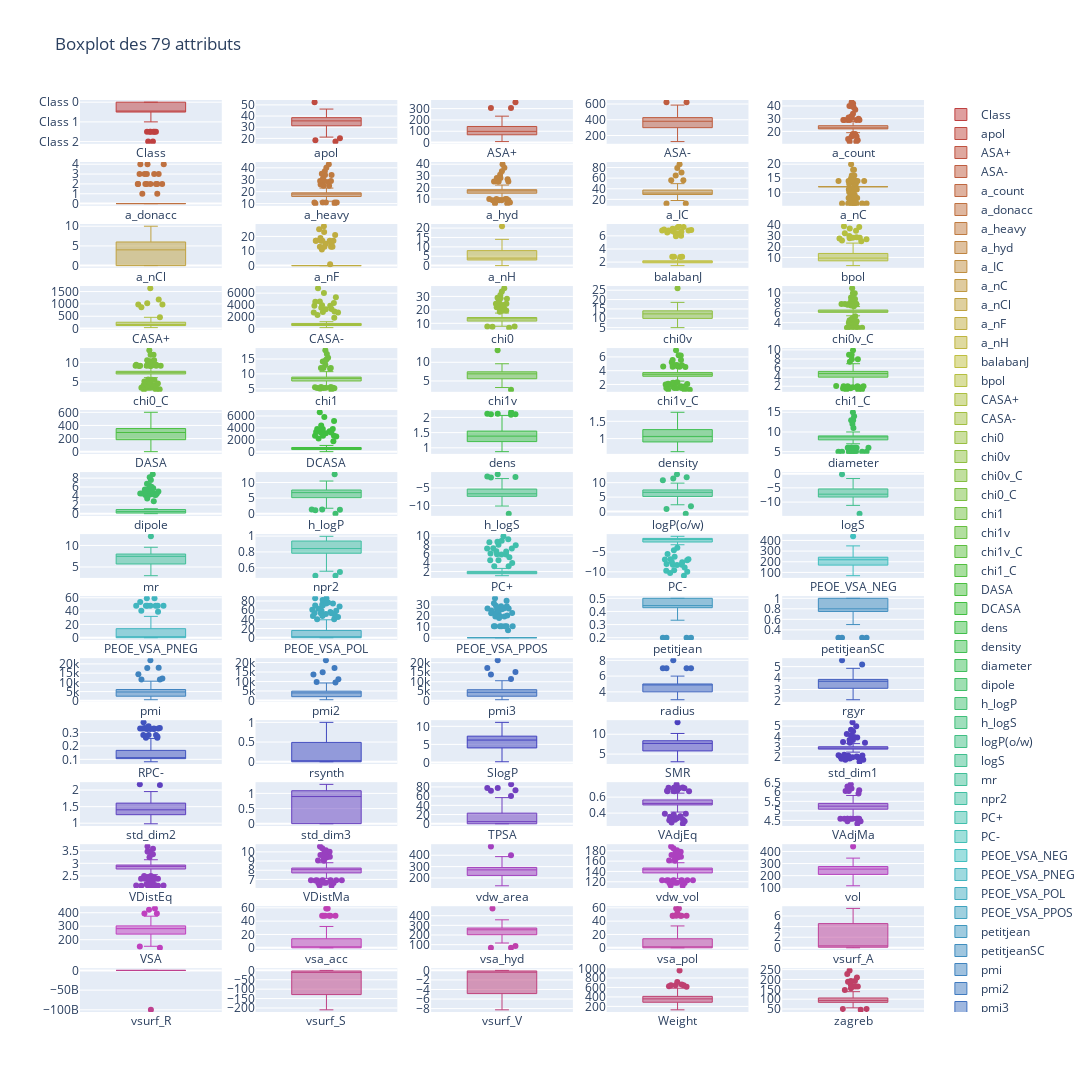

The cell this chart's notebook holds for it:
### Markdown cell above
**Traitement des valeurs aberrantes** \
Nous avons décidé de traiter les valeurs aberrantes avant de procéder à l'imputation. L'imputation se fera à partir dun modèle construit sur les données, elles doivent donc être nettoyées avant.

### Code cell
# Nous allons utiliser plusieurs des subplots pour l'affichage des boxplots
# Puisque les données ont étés normalisées, leur boxplot n'ont pas l'échelle,
# d'où une volonté de els séparer
fig = make_subplots(rows=15, cols=5)
all_attributes = list(data.columns)
c = ['hsl('+str(h)+',50%'+',50%)' for h in np.linspace(0, 360, 79)]
# Index qu'on utilisera pour s'assurer qu'on ne sera pas or index
ind = 0

for row in range(1,16):
    for col in range(1,6):
        fig.add_trace(go.Box(
            y=data[all_attributes[ind]],
            name=all_attributes[ind],
            jitter=0.5,
            whiskerwidth=0.2,
            marker_color=c[ind],
            line_width=1),
            row =row,col=col
            )
        ind += 1
        if ind == 79:
            break

fig.update_layout(height=3000, width=1200, title_text="Boxplot des 79 attributs")
fig.show()

### Figure 1 — Plotly figure (JSON) as saved in the notebook; plotly's stock layout.template omitted (floating-point values rounded to 4 significant figures; data arrays with more than 128 entries replaced by an {"elided": "..."} marker saying what was removed)
{"data": [{"jitter": 0.5, "line": {"width": 1}, "marker": {"color": "hsl(0.0,50%,50%)"}, "name": "Class", "type": "box", "whiskerwidth": 0.2, "xaxis": "x", "y": {"elided": "132 str values"}, "yaxis": "y"}, {"jitter": 0.5, "line": {"width": 1}, "marker": {"color": "hsl(4.615384615384615,50%,50%)"}, "name": "apol", "type": "box", "whiskerwidth": 0.2, "xaxis": "x2", "y": {"elided": "132 float values"}, "yaxis": "y2"}, {"jitter": 0.5, "line": {"width": 1}, "marker": {"color": "hsl(9.23076923076923,50%,50%)"}, "name": "ASA+", "type": "box", "whiskerwidth": 0.2, "xaxis": "x3", "y": {"elided": "132 float values"}, "yaxis": "y3"}, {"jitter": 0.5, "line": {"width": 1}, "marker": {"color": "hsl(13.846153846153845,50%,50%)"}, "name": "ASA-", "type": "box", "whiskerwidth": 0.2, "xaxis": "x4", "y": {"elided": "132 float values"}, "yaxis": "y4"}, {"jitter": 0.5, "line": {"width": 1}, "marker": {"color": "hsl(18.46153846153846,50%,50%)"}, "name": "a_count", "type": "box", "whiskerwidth": 0.2, "xaxis": "x5", "y": {"elided": "132 int values"}, "yaxis": "y5"}, {"jitter": 0.5, "line": {"width": 1}, "marker": {"color": "hsl(23.076923076923073,50%,50%)"}, "name": "a_donacc", "type": "box", "whiskerwidth": 0.2, "xaxis": "x6", "y": {"elided": "132 int values"}, "yaxis": "y6"}, {"jitter": 0.5, "line": {"width": 1}, "marker": {"color": "hsl(27.69230769230769,50%,50%)"}, "name": "a_heavy", "type": "box", "whiskerwidth": 0.2, "xaxis": "x7", "y": {"elided": "132 int values"}, "yaxis": "y7"}, {"jitter": 0.5, "line": {"width": 1}, "marker": {"color": "hsl(32.30769230769231,50%,50%)"}, "name": "a_hyd", "type": "box", "whiskerwidth": 0.2, "xaxis": "x8", "y": {"elided": "132 int values"}, "yaxis": "y8"}, {"jitter": 0.5, "line": {"width": 1}, "marker": {"color": "hsl(36.92307692307692,50%,50%)"}, "name": "a_IC", "type": "box", "whiskerwidth": 0.2, "xaxis": "x9", "y": {"elided": "132 float values"}, "yaxis": "y9"}, {"jitter": 0.5, "line": {"width": 1}, "marker": {"color": "hsl(41.53846153846153,50%,50%)"}, "name": "a_nC", "type": "box", "whiskerwidth": 0.2, "xaxis": "x10", "y": {"elided": "132 int values"}, "yaxis": "y10"}, {"jitter": 0.5, "line": {"width": 1}, "marker": {"color": "hsl(46.153846153846146,50%,50%)"}, "name": "a_nCl", "type": "box", "whiskerwidth": 0.2, "xaxis": "x11", "y": {"elided": "132 int values"}, "yaxis": "y11"}, {"jitter": 0.5, "line": {"width": 1}, "marker": {"color": "hsl(50.76923076923077,50%,50%)"}, "name": "a_nF", "type": "box", "whiskerwidth": 0.2, "xaxis": "x12", "y": {"elided": "132 int values"}, "yaxis": "y12"}, {"jitter": 0.5, "line": {"width": 1}, "marker": {"color": "hsl(55.38461538461538,50%,50%)"}, "name": "a_nH", "type": "box", "whiskerwidth": 0.2, "xaxis": "x13", "y": {"elided": "132 int values"}, "yaxis": "y13"}, {"jitter": 0.5, "line": {"width": 1}, "marker": {"color": "hsl(59.99999999999999,50%,50%)"}, "name": "balabanJ", "type": "box", "whiskerwidth": 0.2, "xaxis": "x14", "y": {"elided": "132 float values"}, "yaxis": "y14"}, {"jitter": 0.5, "line": {"width": 1}, "marker": {"color": "hsl(64.61538461538461,50%,50%)"}, "name": "bpol", "type": "box", "whiskerwidth": 0.2, "xaxis": "x15", "y": {"elided": "132 float values"}, "yaxis": "y15"}, {"jitter": 0.5, "line": {"width": 1}, "marker": {"color": "hsl(69.23076923076923,50%,50%)"}, "name": "CASA+", "type": "box", "whiskerwidth": 0.2, "xaxis": "x16", "y": {"elided": "132 float values"}, "yaxis": "y16"}, {"jitter": 0.5, "line": {"width": 1}, "marker": {"color": "hsl(73.84615384615384,50%,50%)"}, "name": "CASA-", "type": "box", "whiskerwidth": 0.2, "xaxis": "x17", "y": {"elided": "132 float values"}, "yaxis": "y17"}, {"jitter": 0.5, "line": {"width": 1}, "marker": {"color": "hsl(78.46153846153845,50%,50%)"}, "name": "chi0", "type": "box", "whiskerwidth": 0.2, "xaxis": "x18", "y": {"elided": "132 float values"}, "yaxis": "y18"}, {"jitter": 0.5, "line": {"width": 1}, "marker": {"color": "hsl(83.07692307692307,50%,50%)"}, "name": "chi0v", "type": "box", "whiskerwidth": 0.2, "xaxis": "x19", "y": {"elided": "132 float values"}, "yaxis": "y19"}, {"jitter": 0.5, "line": {"width": 1}, "marker": {"color": "hsl(87.69230769230768,50%,50%)"}, "name": "chi0v_C", "type": "box", "whiskerwidth": 0.2, "xaxis": "x20", "y": {"elided": "132 float values"}, "yaxis": "y20"}, {"jitter": 0.5, "line": {"width": 1}, "marker": {"color": "hsl(92.30769230769229,50%,50%)"}, "name": "chi0_C", "type": "box", "whiskerwidth": 0.2, "xaxis": "x21", "y": {"elided": "132 float values"}, "yaxis": "y21"}, {"jitter": 0.5, "line": {"width": 1}, "marker": {"color": "hsl(96.92307692307692,50%,50%)"}, "name": "chi1", "type": "box", "whiskerwidth": 0.2, "xaxis": "x22", "y": {"elided": "132 float values"}, "yaxis": "y22"}, {"jitter": 0.5, "line": {"width": 1}, "marker": {"color": "hsl(101.53846153846153,50%,50%)"}, "name": "chi1v", "type": "box", "whiskerwidth": 0.2, "xaxis": "x23", "y": {"elided": "132 float values"}, "yaxis": "y23"}, {"jitter": 0.5, "line": {"width": 1}, "marker": {"color": "hsl(106.15384615384615,50%,50%)"}, "name": "chi1v_C", "type": "box", "whiskerwidth": 0.2, "xaxis": "x24", "y": {"elided": "132 float values"}, "yaxis": "y24"}, {"jitter": 0.5, "line": {"width": 1}, "marker": {"color": "hsl(110.76923076923076,50%,50%)"}, "name": "chi1_C", "type": "box", "whiskerwidth": 0.2, "xaxis": "x25", "y": {"elided": "132 float values"}, "yaxis": "y25"}, {"jitter": 0.5, "line": {"width": 1}, "marker": {"color": "hsl(115.38461538461537,50%,50%)"}, "name": "DASA", "type": "box", "whiskerwidth": 0.2, "xaxis": "x26", "y": {"elided": "132 float values"}, "yaxis": "y26"}, {"jitter": 0.5, "line": {"width": 1}, "marker": {"color": "hsl(119.99999999999999,50%,50%)"}, "name": "DCASA", "type": "box", "whiskerwidth": 0.2, "xaxis": "x27", "y": {"elided": "132 float values"}, "yaxis": "y27"}, {"jitter": 0.5, "line": {"width": 1}, "marker": {"color": "hsl(124.6153846153846,50%,50%)"}, "name": "dens", "type": "box", "whiskerwidth": 0.2, "xaxis": "x28", "y": {"elided": "132 float values"}, "yaxis": "y28"}, {"jitter": 0.5, "line": {"width": 1}, "marker": {"color": "hsl(129.23076923076923,50%,50%)"}, "name": "density", "type": "box", "whiskerwidth": 0.2, "xaxis": "x29", "y": {"elided": "132 float values"}, "yaxis": "y29"}, {"jitter": 0.5, "line": {"width": 1}, "marker": {"color": "hsl(133.84615384615384,50%,50%)"}, "name": "diameter", "type": "box", "whiskerwidth": 0.2, "xaxis": "x30", "y": {"elided": "132 int values"}, "yaxis": "y30"}, {"jitter": 0.5, "line": {"width": 1}, "marker": {"color": "hsl(138.46153846153845,50%,50%)"}, "name": "dipole", "type": "box", "whiskerwidth": 0.2, "xaxis": "x31", "y": {"elided": "132 float values"}, "yaxis": "y31"}, {"jitter": 0.5, "line": {"width": 1}, "marker": {"color": "hsl(143.07692307692307,50%,50%)"}, "name": "h_logP", "type": "box", "whiskerwidth": 0.2, "xaxis": "x32", "y": {"elided": "132 float values"}, "yaxis": "y32"}, {"jitter": 0.5, "line": {"width": 1}, "marker": {"color": "hsl(147.69230769230768,50%,50%)"}, "name": "h_logS", "type": "box", "whiskerwidth": 0.2, "xaxis": "x33", "y": {"elided": "132 float values"}, "yaxis": "y33"}, {"jitter": 0.5, "line": {"width": 1}, "marker": {"color": "hsl(152.3076923076923,50%,50%)"}, "name": "logP(o/w)", "type": "box", "whiskerwidth": 0.2, "xaxis": "x34", "y": {"elided": "132 float values"}, "yaxis": "y34"}, {"jitter": 0.5, "line": {"width": 1}, "marker": {"color": "hsl(156.9230769230769,50%,50%)"}, "name": "logS", "type": "box", "whiskerwidth": 0.2, "xaxis": "x35", "y": {"elided": "132 float values"}, "yaxis": "y35"}, {"jitter": 0.5, "line": {"width": 1}, "marker": {"color": "hsl(161.53846153846152,50%,50%)"}, "name": "mr", "type": "box", "whiskerwidth": 0.2, "xaxis": "x36", "y": {"elided": "132 float values"}, "yaxis": "y36"}, {"jitter": 0.5, "line": {"width": 1}, "marker": {"color": "hsl(166.15384615384613,50%,50%)"}, "name": "npr2", "type": "box", "whiskerwidth": 0.2, "xaxis": "x37", "y": {"elided": "132 float values"}, "yaxis": "y37"}, {"jitter": 0.5, "line": {"width": 1}, "marker": {"color": "hsl(170.76923076923075,50%,50%)"}, "name": "PC+", "type": "box", "whiskerwidth": 0.2, "xaxis": "x38", "y": {"elided": "132 float values"}, "yaxis": "y38"}, {"jitter": 0.5, "line": {"width": 1}, "marker": {"color": "hsl(175.38461538461536,50%,50%)"}, "name": "PC-", "type": "box", "whiskerwidth": 0.2, "xaxis": "x39", "y": {"elided": "132 float values"}, "yaxis": "y39"}, {"jitter": 0.5, "line": {"width": 1}, "marker": {"color": "hsl(179.99999999999997,50%,50%)"}, "name": "PEOE_VSA_NEG", "type": "box", "whiskerwidth": 0.2, "xaxis": "x40", "y": {"elided": "132 float values"}, "yaxis": "y40"}, {"jitter": 0.5, "line": {"width": 1}, "marker": {"color": "hsl(184.61538461538458,50%,50%)"}, "name": "PEOE_VSA_PNEG", "type": "box", "whiskerwidth": 0.2, "xaxis": "x41", "y": {"elided": "132 float values"}, "yaxis": "y41"}, {"jitter": 0.5, "line": {"width": 1}, "marker": {"color": "hsl(189.23076923076923,50%,50%)"}, "name": "PEOE_VSA_POL", "type": "box", "whiskerwidth": 0.2, "xaxis": "x42", "y": {"elided": "132 float values"}, "yaxis": "y42"}, {"jitter": 0.5, "line": {"width": 1}, "marker": {"color": "hsl(193.84615384615384,50%,50%)"}, "name": "PEOE_VSA_PPOS", "type": "box", "whiskerwidth": 0.2, "xaxis": "x43", "y": {"elided": "132 float values"}, "yaxis": "y43"}, {"jitter": 0.5, "line": {"width": 1}, "marker": {"color": "hsl(198.46153846153845,50%,50%)"}, "name": "petitjean", "type": "box", "whiskerwidth": 0.2, "xaxis": "x44", "y": {"elided": "132 float values"}, "yaxis": "y44"}, {"jitter": 0.5, "line": {"width": 1}, "marker": {"color": "hsl(203.07692307692307,50%,50%)"}, "name": "petitjeanSC", "type": "box", "whiskerwidth": 0.2, "xaxis": "x45", "y": {"elided": "132 float values"}, "yaxis": "y45"}, {"jitter": 0.5, "line": {"width": 1}, "marker": {"color": "hsl(207.69230769230768,50%,50%)"}, "name": "pmi", "type": "box", "whiskerwidth": 0.2, "xaxis": "x46", "y": {"elided": "132 float values"}, "yaxis": "y46"}, {"jitter": 0.5, "line": {"width": 1}, "marker": {"color": "hsl(212.3076923076923,50%,50%)"}, "name": "pmi2", "type": "box", "whiskerwidth": 0.2, "xaxis": "x47", "y": {"elided": "132 float values"}, "yaxis": "y47"}, {"jitter": 0.5, "line": {"width": 1}, "marker": {"color": "hsl(216.9230769230769,50%,50%)"}, "name": "pmi3", "type": "box", "whiskerwidth": 0.2, "xaxis": "x48", "y": {"elided": "132 float values"}, "yaxis": "y48"}, {"jitter": 0.5, "line": {"width": 1}, "marker": {"color": "hsl(221.53846153846152,50%,50%)"}, "name": "radius", "type": "box", "whiskerwidth": 0.2, "xaxis": "x49", "y": {"elided": "132 int values"}, "yaxis": "y49"}, {"jitter": 0.5, "line": {"width": 1}, "marker": {"color": "hsl(226.15384615384613,50%,50%)"}, "name": "rgyr", "type": "box", "whiskerwidth": 0.2, "xaxis": "x50", "y": {"elided": "132 float values"}, "yaxis": "y50"}, {"jitter": 0.5, "line": {"width": 1}, "marker": {"color": "hsl(230.76923076923075,50%,50%)"}, "name": "RPC-", "type": "box", "whiskerwidth": 0.2, "xaxis": "x51", "y": {"elided": "132 float values"}, "yaxis": "y51"}, {"jitter": 0.5, "line": {"width": 1}, "marker": {"color": "hsl(235.38461538461536,50%,50%)"}, "name": "rsynth", "type": "box", "whiskerwidth": 0.2, "xaxis": "x52", "y": {"elided": "132 float values"}, "yaxis": "y52"}, {"jitter": 0.5, "line": {"width": 1}, "marker": {"color": "hsl(239.99999999999997,50%,50%)"}, "name": "SlogP", "type": "box", "whiskerwidth": 0.2, "xaxis": "x53", "y": {"elided": "132 float values"}, "yaxis": "y53"}, {"jitter": 0.5, "line": {"width": 1}, "marker": {"color": "hsl(244.61538461538458,50%,50%)"}, "name": "SMR", "type": "box", "whiskerwidth": 0.2, "xaxis": "x54", "y": {"elided": "132 float values"}, "yaxis": "y54"}, {"jitter": 0.5, "line": {"width": 1}, "marker": {"color": "hsl(249.2307692307692,50%,50%)"}, "name": "std_dim1", "type": "box", "whiskerwidth": 0.2, "xaxis": "x55", "y": {"elided": "132 float values"}, "yaxis": "y55"}, {"jitter": 0.5, "line": {"width": 1}, "marker": {"color": "hsl(253.8461538461538,50%,50%)"}, "name": "std_dim2", "type": "box", "whiskerwidth": 0.2, "xaxis": "x56", "y": {"elided": "132 float values"}, "yaxis": "y56"}, {"jitter": 0.5, "line": {"width": 1}, "marker": {"color": "hsl(258.46153846153845,50%,50%)"}, "name": "std_dim3", "type": "box", "whiskerwidth": 0.2, "xaxis": "x57", "y": {"elided": "132 float values"}, "yaxis": "y57"}, {"jitter": 0.5, "line": {"width": 1}, "marker": {"color": "hsl(263.07692307692304,50%,50%)"}, "name": "TPSA", "type": "box", "whiskerwidth": 0.2, "xaxis": "x58", "y": {"elided": "132 float values"}, "yaxis": "y58"}, {"jitter": 0.5, "line": {"width": 1}, "marker": {"color": "hsl(267.6923076923077,50%,50%)"}, "name": "VAdjEq", "type": "box", "whiskerwidth": 0.2, "xaxis": "x59", "y": {"elided": "132 float values"}, "yaxis": "y59"}, {"jitter": 0.5, "line": {"width": 1}, "marker": {"color": "hsl(272.30769230769226,50%,50%)"}, "name": "VAdjMa", "type": "box", "whiskerwidth": 0.2, "xaxis": "x60", "y": {"elided": "132 float values"}, "yaxis": "y60"}, {"jitter": 0.5, "line": {"width": 1}, "marker": {"color": "hsl(276.9230769230769,50%,50%)"}, "name": "VDistEq", "type": "box", "whiskerwidth": 0.2, "xaxis": "x61", "y": {"elided": "132 float values"}, "yaxis": "y61"}, {"jitter": 0.5, "line": {"width": 1}, "marker": {"color": "hsl(281.5384615384615,50%,50%)"}, "name": "VDistMa", "type": "box", "whiskerwidth": 0.2, "xaxis": "x62", "y": {"elided": "132 float values"}, "yaxis": "y62"}, {"jitter": 0.5, "line": {"width": 1}, "marker": {"color": "hsl(286.15384615384613,50%,50%)"}, "name": "vdw_area", "type": "box", "whiskerwidth": 0.2, "xaxis": "x63", "y": {"elided": "132 float values"}, "yaxis": "y63"}, {"jitter": 0.5, "line": {"width": 1}, "marker": {"color": "hsl(290.7692307692307,50%,50%)"}, "name": "vdw_vol", "type": "box", "whiskerwidth": 0.2, "xaxis": "x64", "y": {"elided": "132 float values"}, "yaxis": "y64"}, {"jitter": 0.5, "line": {"width": 1}, "marker": {"color": "hsl(295.38461538461536,50%,50%)"}, "name": "vol", "type": "box", "whiskerwidth": 0.2, "xaxis": "x65", "y": {"elided": "132 float values"}, "yaxis": "y65"}, {"jitter": 0.5, "line": {"width": 1}, "marker": {"color": "hsl(300.0,50%,50%)"}, "name": "VSA", "type": "box", "whiskerwidth": 0.2, "xaxis": "x66", "y": {"elided": "132 float values"}, "yaxis": "y66"}, {"jitter": 0.5, "line": {"width": 1}, "marker": {"color": "hsl(304.6153846153846,50%,50%)"}, "name": "vsa_acc", "type": "box", "whiskerwidth": 0.2, "xaxis": "x67", "y": {"elided": "132 float values"}, "yaxis": "y67"}, {"jitter": 0.5, "line": {"width": 1}, "marker": {"color": "hsl(309.2307692307692,50%,50%)"}, "name": "vsa_hyd", "type": "box", "whiskerwidth": 0.2, "xaxis": "x68", "y": {"elided": "132 float values"}, "yaxis": "y68"}, {"jitter": 0.5, "line": {"width": 1}, "marker": {"color": "hsl(313.8461538461538,50%,50%)"}, "name": "vsa_pol", "type": "box", "whiskerwidth": 0.2, "xaxis": "x69", "y": {"elided": "132 float values"}, "yaxis": "y69"}, {"jitter": 0.5, "line": {"width": 1}, "marker": {"color": "hsl(318.46153846153845,50%,50%)"}, "name": "vsurf_A", "type": "box", "whiskerwidth": 0.2, "xaxis": "x70", "y": {"elided": "132 float values"}, "yaxis": "y70"}, {"jitter": 0.5, "line": {"width": 1}, "marker": {"color": "hsl(323.07692307692304,50%,50%)"}, "name": "vsurf_R", "type": "box", "whiskerwidth": 0.2, "xaxis": "x71", "y": {"elided": "132 float values"}, "yaxis": "y71"}, {"jitter": 0.5, "line": {"width": 1}, "marker": {"color": "hsl(327.6923076923077,50%,50%)"}, "name": "vsurf_S", "type": "box", "whiskerwidth": 0.2, "xaxis": "x72", "y": {"elided": "132 float values"}, "yaxis": "y72"}, {"jitter": 0.5, "line": {"width": 1}, "marker": {"color": "hsl(332.30769230769226,50%,50%)"}, "name": "vsurf_V", "type": "box", "whiskerwidth": 0.2, "xaxis": "x73", "y": {"elided": "132 float values"}, "yaxis": "y73"}, {"jitter": 0.5, "line": {"width": 1}, "marker": {"color": "hsl(336.9230769230769,50%,50%)"}, "name": "Weight", "type": "box", "whiskerwidth": 0.2, "xaxis": "x74", "y": {"elided": "132 float values"}, "yaxis": "y74"}, {"jitter": 0.5, "line": {"width": 1}, "marker": {"color": "hsl(341.5384615384615,50%,50%)"}, "name": "zagreb", "type": "box", "whiskerwidth": 0.2, "xaxis": "x75", "y": {"elided": "132 int values"}, "yaxis": "y75"}], "layout": {"height": 3000, "title": {"text": "Boxplot des 79 attributs"}, "width": 1200, "xaxis": {"anchor": "y", "domain": [0, 0.168]}, "xaxis10": {"anchor": "y10", "domain": [0.832, 1]}, "xaxis11": {"anchor": "y11", "domain": [0, 0.168]}, "xaxis12": {"anchor": "y12", "domain": [0.208, 0.376]}, "xaxis13": {"anchor": "y13", "domain": [0.416, 0.584]}, "xaxis14": {"anchor": "y14", "domain": [0.624, 0.792]}, "xaxis15": {"anchor": "y15", "domain": [0.832, 1]}, "xaxis16": {"anchor": "y16", "domain": [0, 0.168]}, "xaxis17": {"anchor": "y17", "domain": [0.208, 0.376]}, "xaxis18": {"anchor": "y18", "domain": [0.416, 0.584]}, "xaxis19": {"anchor": "y19", "domain": [0.624, 0.792]}, "xaxis2": {"anchor": "y2", "domain": [0.208, 0.376]}, "xaxis20": {"anchor": "y20", "domain": [0.832, 1]}, "xaxis21": {"anchor": "y21", "domain": [0, 0.168]}, "xaxis22": {"anchor": "y22", "domain": [0.208, 0.376]}, "xaxis23": {"anchor": "y23", "domain": [0.416, 0.584]}, "xaxis24": {"anchor": "y24", "domain": [0.624, 0.792]}, "xaxis25": {"anchor": "y25", "domain": [0.832, 1]}, "xaxis26": {"anchor": "y26", "domain": [0, 0.168]}, "xaxis27": {"anchor": "y27", "domain": [0.208, 0.376]}, "xaxis28": {"anchor": "y28", "domain": [0.416, 0.584]}, "xaxis29": {"anchor": "y29", "domain": [0.624, 0.792]}, "xaxis3": {"anchor": "y3", "domain": [0.416, 0.584]}, "xaxis30": {"anchor": "y30", "domain": [0.832, 1]}, "xaxis31": {"anchor": "y31", "domain": [0, 0.168]}, "xaxis32": {"anchor": "y32", "domain": [0.208, 0.376]}, "xaxis33": {"anchor": "y33", "domain": [0.416, 0.584]}, "xaxis34": {"anchor": "y34", "domain": [0.624, 0.792]}, "xaxis35": {"anchor": "y35", "domain": [0.832, 1]}, "xaxis36": {"anchor": "y36", "domain": [0, 0.168]}, "xaxis37": {"anchor": "y37", "domain": [0.208, 0.376]}, "xaxis38": {"anchor": "y38", "domain": [0.416, 0.584]}, "xaxis39": {"anchor": "y39", "domain": [0.624, 0.792]}, "xaxis4": {"anchor": "y4", "domain": [0.624, 0.792]}, "xaxis40": {"anchor": "y40", "domain": [0.832, 1]}, "xaxis41": {"anchor": "y41", "domain": [0, 0.168]}, "xaxis42": {"anchor": "y42", "domain": [0.208, 0.376]}, "xaxis43": {"anchor": "y43", "domain": [0.416, 0.584]}, "xaxis44": {"anchor": "y44", "domain": [0.624, 0.792]}, "xaxis45": {"anchor": "y45", "domain": [0.832, 1]}, "xaxis46": {"anchor": "y46", "domain": [0, 0.168]}, "xaxis47": {"anchor": "y47", "domain": [0.208, 0.376]}, "xaxis48": {"anchor": "y48", "domain": [0.416, 0.584]}, "xaxis49": {"anchor": "y49", "domain": [0.624, 0.792]}, "xaxis5": {"anchor": "y5", "domain": [0.832, 1]}, "xaxis50": {"anchor": "y50", "domain": [0.832, 1]}, "xaxis51": {"anchor": "y51", "domain": [0, 0.168]}, "xaxis52": {"anchor": "y52", "domain": [0.208, 0.376]}, "xaxis53": {"anchor": "y53", "domain": [0.416, 0.584]}, "xaxis54": {"anchor": "y54", "domain": [0.624, 0.792]}, "xaxis55": {"anchor": "y55", "domain": [0.832, 1]}, "xaxis56": {"anchor": "y56", "domain": [0, 0.168]}, "xaxis57": {"anchor": "y57", "domain": [0.208, 0.376]}, "xaxis58": {"anchor": "y58", "domain": [0.416, 0.584]}, "xaxis59": {"anchor": "y59", "domain": [0.624, 0.792]}, "xaxis6": {"anchor": "y6", "domain": [0, 0.168]}, "xaxis60": {"anchor": "y60", "domain": [0.832, 1]}, "xaxis61": {"anchor": "y61", "domain": [0, 0.168]}, "xaxis62": {"anchor": "y62", "domain": [0.208, 0.376]}, "xaxis63": {"anchor": "y63", "domain": [0.416, 0.584]}, "xaxis64": {"anchor": "y64", "domain": [0.624, 0.792]}, "xaxis65": {"anchor": "y65", "domain": [0.832, 1]}, "xaxis66": {"anchor": "y66", "domain": [0, 0.168]}, "xaxis67": {"anchor": "y67", "domain": [0.208, 0.376]}, "xaxis68": {"anchor": "y68", "domain": [0.416, 0.584]}, "xaxis69": {"anchor": "y69", "domain": [0.624, 0.792]}, "xaxis7": {"anchor": "y7", "domain": [0.208, 0.376]}, "xaxis70": {"anchor": "y70", "domain": [0.832, 1]}, "xaxis71": {"anchor": "y71", "domain": [0, 0.168]}, "xaxis72": {"anchor": "y72", "domain": [0.208, 0.376]}, "xaxis73": {"anchor": "y73", "domain": [0.416, 0.584]}, "xaxis74": {"anchor": "y74", "domain": [0.624, 0.792]}, "xaxis75": {"anchor": "y75", "domain": [0.832, 1]}, "xaxis8": {"anchor": "y8", "domain": [0.416, 0.584]}, "xaxis9": {"anchor": "y9", "domain": [0.624, 0.792]}, "yaxis": {"anchor": "x", "domain": [0.952, 1]}, "yaxis10": {"anchor": "x10", "domain": [0.884, 0.932]}, "yaxis11": {"anchor": "x11", "domain": [0.816, 0.864]}, "yaxis12": {"anchor": "x12", "domain": [0.816, 0.864]}, "yaxis13": {"anchor": "x13", "domain": [0.816, 0.864]}, "yaxis14": {"anchor": "x14", "domain": [0.816, 0.864]}, "yaxis15": {"anchor": "x15", "domain": [0.816, 0.864]}, "yaxis16": {"anchor": "x16", "domain": [0.748, 0.796]}, "yaxis17": {"anchor": "x17", "domain": [0.748, 0.796]}, "yaxis18": {"anchor": "x18", "domain": [0.748, 0.796]}, "yaxis19": {"anchor": "x19", "domain": [0.748, 0.796]}, "yaxis2": {"anchor": "x2", "domain": [0.952, 1]}, "yaxis20": {"anchor": "x20", "domain": [0.748, 0.796]}, "yaxis21": {"anchor": "x21", "domain": [0.68, 0.728]}, "yaxis22": {"anchor": "x22", "domain": [0.68, 0.728]}, "yaxis23": {"anchor": "x23", "domain": [0.68, 0.728]}, "yaxis24": {"anchor": "x24", "domain": [0.68, 0.728]}, "yaxis25": {"anchor": "x25", "domain": [0.68, 0.728]}, "yaxis26": {"anchor": "x26", "domain": [0.612, 0.66]}, "yaxis27": {"anchor": "x27", "domain": [0.612, 0.66]}, "yaxis28": {"anchor": "x28", "domain": [0.612, 0.66]}, "yaxis29": {"anchor": "x29", "domain": [0.612, 0.66]}, "yaxis3": {"anchor": "x3", "domain": [0.952, 1]}, "yaxis30": {"anchor": "x30", "domain": [0.612, 0.66]}, "yaxis31": {"anchor": "x31", "domain": [0.544, 0.592]}, "yaxis32": {"anchor": "x32", "domain": [0.544, 0.592]}, "yaxis33": {"anchor": "x33", "domain": [0.544, 0.592]}, "yaxis34": {"anchor": "x34", "domain": [0.544, 0.592]}, "yaxis35": {"anchor": "x35", "domain": [0.544, 0.592]}, "yaxis36": {"anchor": "x36", "domain": [0.476, 0.524]}, "yaxis37": {"anchor": "x37", "domain": [0.476, 0.524]}, "yaxis38": {"anchor": "x38", "domain": [0.476, 0.524]}, "yaxis39": {"anchor": "x39", "domain": [0.476, 0.524]}, "yaxis4": {"anchor": "x4", "domain": [0.952, 1]}, "yaxis40": {"anchor": "x40", "domain": [0.476, 0.524]}, "yaxis41": {"anchor": "x41", "domain": [0.408, 0.456]}, "yaxis42": {"anchor": "x42", "domain": [0.408, 0.456]}, "yaxis43": {"anchor": "x43", "domain": [0.408, 0.456]}, "yaxis44": {"anchor": "x44", "domain": [0.408, 0.456]}, "yaxis45": {"anchor": "x45", "domain": [0.408, 0.456]}, "yaxis46": {"anchor": "x46", "domain": [0.34, 0.388]}, "yaxis47": {"anchor": "x47", "domain": [0.34, 0.388]}, "yaxis48": {"anchor": "x48", "domain": [0.34, 0.388]}, "yaxis49": {"anchor": "x49", "domain": [0.34, 0.388]}, "yaxis5": {"anchor": "x5", "domain": [0.952, 1]}, "yaxis50": {"anchor": "x50", "domain": [0.34, 0.388]}, "yaxis51": {"anchor": "x51", "domain": [0.272, 0.32]}, "yaxis52": {"anchor": "x52", "domain": [0.272, 0.32]}, "yaxis53": {"anchor": "x53", "domain": [0.272, 0.32]}, "yaxis54": {"anchor": "x54", "domain": [0.272, 0.32]}, "yaxis55": {"anchor": "x55", "domain": [0.272, 0.32]}, "yaxis56": {"anchor": "x56", "domain": [0.204, 0.252]}, "yaxis57": {"anchor": "x57", "domain": [0.204, 0.252]}, "yaxis58": {"anchor": "x58", "domain": [0.204, 0.252]}, "yaxis59": {"anchor": "x59", "domain": [0.204, 0.252]}, "yaxis6": {"anchor": "x6", "domain": [0.884, 0.932]}, "yaxis60": {"anchor": "x60", "domain": [0.204, 0.252]}, "yaxis61": {"anchor": "x61", "domain": [0.136, 0.184]}, "yaxis62": {"anchor": "x62", "domain": [0.136, 0.184]}, "yaxis63": {"anchor": "x63", "domain": [0.136, 0.184]}, "yaxis64": {"anchor": "x64", "domain": [0.136, 0.184]}, "yaxis65": {"anchor": "x65", "domain": [0.136, 0.184]}, "yaxis66": {"anchor": "x66", "domain": [0.068, 0.116]}, "yaxis67": {"anchor": "x67", "domain": [0.068, 0.116]}, "yaxis68": {"anchor": "x68", "domain": [0.068, 0.116]}, "yaxis69": {"anchor": "x69", "domain": [0.068, 0.116]}, "yaxis7": {"anchor": "x7", "domain": [0.884, 0.932]}, "yaxis70": {"anchor": "x70", "domain": [0.068, 0.116]}, "yaxis71": {"anchor": "x71", "domain": [0, 0.048]}, "yaxis72": {"anchor": "x72", "domain": [0, 0.048]}, "yaxis73": {"anchor": "x73", "domain": [0, 0.048]}, "yaxis74": {"anchor": "x74", "domain": [0, 0.048]}, "yaxis75": {"anchor": "x75", "domain": [0, 0.048]}, "yaxis8": {"anchor": "x8", "domain": [0.884, 0.932]}, "yaxis9": {"anchor": "x9", "domain": [0.884, 0.932]}}}
